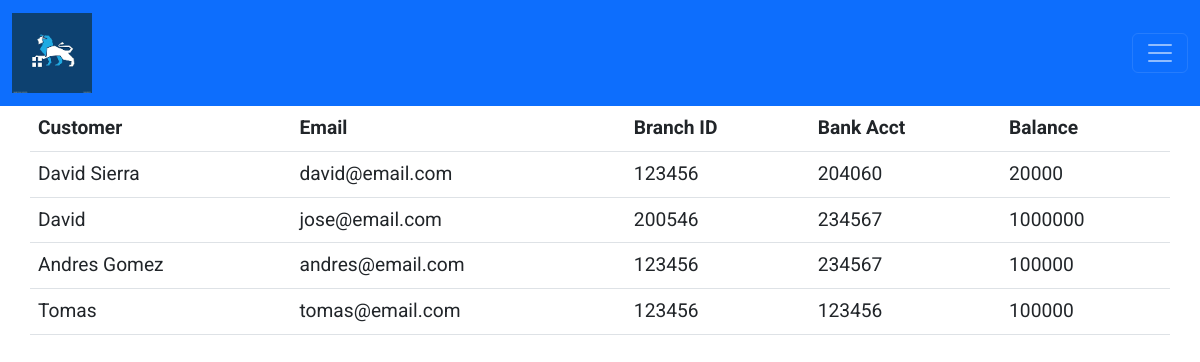
The page /view.php on the database its author committed.
### tables this page shows
CREATE TABLE `bank` (
  `id` int(11) NOT NULL,
  `customer` varchar(25) NOT NULL,
  `email` varchar(20) NOT NULL,
  `bank_id` int(3) NOT NULL,
  `bank_acct` int(10) NOT NULL,
  `balance` int(8) NOT NULL
);

### bank_connect.php (called while the page is built, shortened)
<?php
class Database
{
  private $connection;
  public function connect_db()
  {
    $this->connection = mysqli_connect('localhost', 'root','', 'bank_info');
  }
  public function getData()
  {
    $query = 'SELECT * FROM bank';
    $result = $this->connection->query($query);
    return $result;
  }
}
$bank_info = new Database();
?>

### view.php (the view, shortened to what this page needs)
<?php include_once 'bank_connect.php';?>
<!DOCTYPE html>
<html>
<head>
	<link rel="stylesheet" href="https://cdn.jsdelivr.net/npm/bootstrap@5.2.0-beta1/dist/css/bootstrap.min.css" >
  <link rel="stylesheet" href="./css/style.css">
</head>
<body>
	<header>
    <nav class="navbar navbar-dark bg-primary">
      <div class="container-fluid">
        <a class="navbar-brand" href="index.php"><img src="./img/lionbank.png" alt="header logo"></a>
          <button class="navbar-toggler" type="button" data-bs-toggle="collapse" data-bs-target="#navbarSupportedContent" aria-controls="navbarSupportedContent" aria-expanded="false" aria-label="Toggle navigation">
            <span class="navbar-toggler-icon"></span>
          </button>
      </div>
    </nav>
  </header>
  <div class="container">
	<div class="row">
		<table class="table">
      <?php
        $result = $bank_info->getData();
      ?>
      <tr>
        <th>Customer</th>
        <th>Email</th>
        <th>Branch ID</th>
        <th>Bank Acct</th>
        <th>Balance</th>
      </tr>
      <?php
      while($r = mysqli_fetch_assoc($result))
      {
        echo "<tr>";
        echo "<td>".$r['customer']."</td>";
        echo "<td>".$r['email']."</td>";
        echo "<td>".$r['bank_id']."</td>";
        echo "<td>".$r['bank_acct']."</td>";
        echo "<td>".$r['balance']."</td>";
        echo "</tr>";
				}
      ?>
		</table>
	</div>
</div>
</body>
</html>

### css/style.css (style rules this page uses)
p,a,li,figcaption,th,td,label,input { font-size: 1.2em; font-family: 'Roboto', sans-serif; }
.navbar-brand img { height: 80px; width: auto; }

### rows shown on the page
bank: customer "David Sierra", email "david@email.com", bank "123456", bank_acct "204060", balance "20000"
bank: customer "David", email "jose@email.com", bank "200546", bank_acct "234567", balance "1000000"
bank: customer "Andres Gomez", email "andres@email.com", bank "123456", bank_acct "234567", balance "100000"
bank: customer "Tomas", email "tomas@email.com", bank "123456", bank_acct "123456", balance "100000"
